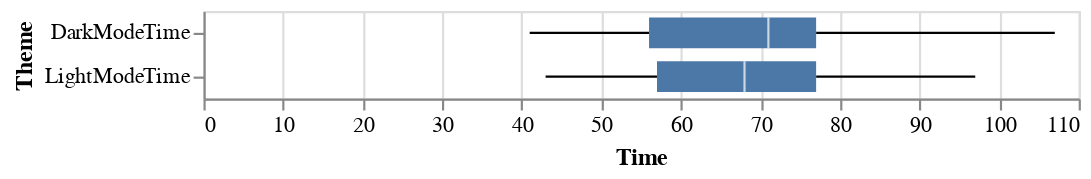

Notebook code for this chart:
### Markdown cell above
# Data Visualization

### Code cell
alt.Chart(dfMeltTime).mark_boxplot(extent='min-max').encode(
    x='Time',
    y='Theme'
)

### Figure 1 — Vega-Lite specification as saved in the notebook (floating-point values rounded to 4 significant figures)
{"config": {"view": {"continuousWidth": 400, "continuousHeight": 300}}, "data": {"name": "data-272c408365aa3f228edbd9b0c2c8bd9c"}, "mark": {"type": "boxplot", "extent": "min-max"}, "encoding": {"x": {"field": "Time", "type": "quantitative"}, "y": {"field": "Theme", "type": "nominal"}}, "$schema": "https://vega.github.io/schema/vega-lite/v4.17.0.json", "datasets": {"data-272c408365aa3f228edbd9b0c2c8bd9c": [{"ParticipantId": "1", "Theme": "LightModeTime", "Time": 76}, {"ParticipantId": "2", "Theme": "LightModeTime", "Time": 62}, {"ParticipantId": "3", "Theme": "LightModeTime", "Time": 77}, {"ParticipantId": "4", "Theme": "LightModeTime", "Time": 76}, {"ParticipantId": "5", "Theme": "LightModeTime", "Time": 72}, {"ParticipantId": "6", "Theme": "LightModeTime", "Time": 86}, {"ParticipantId": "7", "Theme": "LightModeTime", "Time": 56}, {"ParticipantId": "8", "Theme": "LightModeTime", "Time": 53}, {"ParticipantId": "9", "Theme": "LightModeTime", "Time": 68}, {"ParticipantId": "10", "Theme": "LightModeTime", "Time": 71}, {"ParticipantId": "11", "Theme": "LightModeTime", "Time": 57}, {"ParticipantId": "12", "Theme": "LightModeTime", "Time": 43}, {"ParticipantId": "13", "Theme": "LightModeTime", "Time": 46}, {"ParticipantId": "14", "Theme": "LightModeTime", "Time": 66}, {"ParticipantId": "15", "Theme": "LightModeTime", "Time": 44}, {"ParticipantId": "16", "Theme": "LightModeTime", "Time": 79}, {"ParticipantId": "17", "Theme": "LightModeTime", "Time": 67}, {"ParticipantId": "18", "Theme": "LightModeTime", "Time": 78}, {"ParticipantId": "19", "Theme": "LightModeTime", "Time": 61}, {"ParticipantId": "20", "Theme": "LightModeTime", "Time": 57}, {"ParticipantId": "21", "Theme": "LightModeTime", "Time": 88}, {"ParticipantId": "22", "Theme": "LightModeTime", "Time": 97}, {"ParticipantId": "23", "Theme": "LightModeTime", "Time": 45}, {"ParticipantId": "24", "Theme": "LightModeTime", "Time": 72}, {"ParticipantId": "25", "Theme": "LightModeTime", "Time": 67}, {"ParticipantId": "26", "Theme": "LightModeTime", "Time": 97}, {"ParticipantId": "28", "Theme": "LightModeTime", "Time": 80}, {"ParticipantId": "29", "Theme": "LightModeTime", "Time": 65}, {"ParticipantId": "30", "Theme": "LightModeTime", "Time": 72}, {"ParticipantId": "1", "Theme": "DarkModeTime", "Time": 75}, {"ParticipantId": "2", "Theme": "DarkModeTime", "Time": 60}, {"ParticipantId": "3", "Theme": "DarkModeTime", "Time": 72}, {"ParticipantId": "4", "Theme": "DarkModeTime", "Time": 98}, {"ParticipantId": "5", "Theme": "DarkModeTime", "Time": 77}, {"ParticipantId": "6", "Theme": "DarkModeTime", "Time": 88}, {"ParticipantId": "7", "Theme": "DarkModeTime", "Time": 54}, {"ParticipantId": "8", "Theme": "DarkModeTime", "Time": 53}, {"ParticipantId": "9", "Theme": "DarkModeTime", "Time": 79}, {"ParticipantId": "10", "Theme": "DarkModeTime", "Time": 73}, {"ParticipantId": "11", "Theme": "DarkModeTime", "Time": 74}, {"ParticipantId": "12", "Theme": "DarkModeTime", "Time": 46}, {"ParticipantId": "13", "Theme": "DarkModeTime", "Time": 41}, {"ParticipantId": "14", "Theme": "DarkModeTime", "Time": 67}, {"ParticipantId": "15", "Theme": "DarkModeTime", "Time": 56}, {"ParticipantId": "16", "Theme": "DarkModeTime", "Time": 72}, {"ParticipantId": "17", "Theme": "DarkModeTime", "Time": 71}, {"ParticipantId": "18", "Theme": "DarkModeTime", "Time": 80}, {"ParticipantId": "19", "Theme": "DarkModeTime", "Time": 55}, {"ParticipantId": "20", "Theme": "DarkModeTime", "Time": 56}, {"ParticipantId": "21", "Theme": "DarkModeTime", "Time": 92}, {"ParticipantId": "22", "Theme": "DarkModeTime", "Time": 107}, {"ParticipantId": "23", "Theme": "DarkModeTime", "Time": 48}, {"ParticipantId": "24", "Theme": "DarkModeTime", "Time": 70}, {"ParticipantId": "25", "Theme": "DarkModeTime", "Time": 61}, {"ParticipantId": "26", "Theme": "DarkModeTime", "Time": 102}, {"ParticipantId": "28", "Theme": "DarkModeTime", "Time": 72}, {"ParticipantId": "29", "Theme": "DarkModeTime", "Time": 69}, {"ParticipantId": "30", "Theme": "DarkModeTime", "Time": 67}]}}
